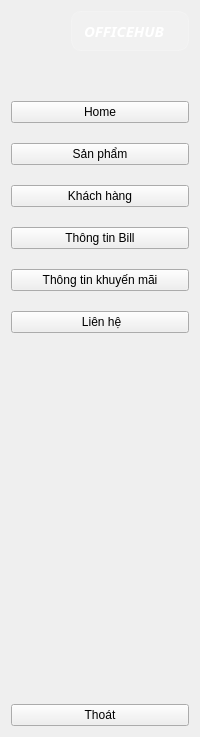
     <widget class="QWidget" name="full_menu" native="true">
      <layout class="QGridLayout" name="gridLayout_3">
       <property name="verticalSpacing">
        <number>42</number>
       </property>
       <item row="0" column="0">
        <layout class="QHBoxLayout" name="horizontalLayout">
         <item>
          <widget class="QLabel" name="label_2">
           <property name="maximumSize">
            <size>
             <width>60</width>
             <height>60</height>
            </size>
           </property>
           <property name="styleSheet">
            <string notr="true">border-radius : 10px;
</string>
           </property>
           <property name="text">
            <string/>
           </property>
           <property name="pixmap">
            <pixmap resource="resource.qrc">:/icons/icon/SnapBG.ai_1747709355469.png</pixmap>
           </property>
           <property name="scaledContents">
            <bool>true</bool>
           </property>
          </widget>
         </item>
         <item>
          <widget class="QLabel" name="label_3">
           <property name="font">
            <font>
             <family>Times New Roman,serif</family>
             <pointsize>11</pointsize>
             <weight>75</weight>
             <italic>true</italic>
             <bold>true</bold>
            </font>
           </property>
           <property name="styleSheet">
            <string notr="true">font-family: &quot;Times New Roman&quot;, serif; /* Font chữ cổ điển */
  font-style: italic; /* Chữ in nghiêng */
  font-weight: bold; /* Chữ đậm */
  color: #ffffff; /* Thay màu cam #daa520 thành trắng #ffffff */
  padding: 8px;
  text-align: center;
  /* Thêm hiệu ứng glassmorphism */
  background: rgba(255, 255, 255, 0.1); /* Nền kính mờ */
  border-radius: 10px; /* Bo góc */
  backdrop-filter: blur(10px); /* Hiệu ứng mờ kính */
  -webkit-backdrop-filter: blur(10px); /* Hỗ trợ trên Safari */
  border: 1px solid rgba(255, 255, 255, 0.2); /* Viền sáng nhẹ */
  box-shadow: 0 4px 6px rgba(0, 0, 0, 0.1); /* Bóng đổ mềm */
  display: inline-block;</string>
           </property>
           <property name="text">
            <string>OFFICEHUB</string>
           </property>
          </widget>
         </item>
        </layout>
       </item>
       <item row="1" column="0">
        <spacer name="verticalSpacer_3">
         <property name="orientation">
          <enum>Qt::Vertical</enum>
         </property>
         <property name="sizeHint" stdset="0">
          <size>
           <width>20</width>
           <height>8</height>
          </size>
         </property>
        </spacer>
       </item>
       <item row="2" column="0">
        <layout class="QVBoxLayout" name="verticalLayout_4">
         <property name="spacing">
          <number>33</number>
         </property>
         <item>
          <layout class="QVBoxLayout" name="verticalLayout_2">
           <property name="spacing">
            <number>20</number>
           </property>
           <item>
            <widget class="QPushButton" name="home_btn_2">
             <property name="text">
              <string>Home</string>
             </property>
             <property name="icon">
              <iconset resource="resource.qrc">
               <normaloff>:/icons/icon/home-4-48.ico</normaloff>
               <normalon>:/icons/icon/home-4-48 (1).ico</normalon>:/icons/icon/home-4-48.ico</iconset>
             </property>
             <property name="checkable">
              <bool>true</bool>
             </property>
             <property name="autoExclusive">
              <bool>true</bool>
             </property>
            </widget>
           </item>
           <item>
            <widget class="QPushButton" name="product_btn_2">
             <property name="text">
              <string>Sản phẩm</string>
             </property>
             <property name="icon">
              <iconset resource="resource.qrc">
               <normaloff>:/icons/icon/product-48.ico</normaloff>
               <normalon>:/icons/icon/product-48 (1).ico</normalon>:/icons/icon/product-48.ico</iconset>
             </property>
             <property name="checkable">
              <bool>true</bool>
             </property>
             <property name="autoExclusive">
              <bool>true</bool>
             </property>
            </widget>
           </item>
           <item>
            <widget class="QPushButton" name="cusomer_btn_2">
             <property name="text">
              <string>Khách hàng</string>
             </property>
             <property name="icon">
              <iconset resource="resource.qrc">
               <normaloff>:/icons/icon/group-48.ico</normaloff>
               <normalon>:/icons/icon/group-32 (1).ico</normalon>:/icons/icon/group-48.ico</iconset>
             </property>
             <property name="checkable">
              <bool>true</bool>
             </property>
             <property name="autoExclusive">
              <bool>true</bool>
             </property>
            </widget>
           </item>
           <item>
            <widget class="QPushButton" name="huong_dan_btn_2">
             <property name="text">
              <string>Thông tin Bill</string>
             </property>
             <property name="icon">
              <iconset resource="resource.qrc">
               <normaloff>:/icons/icon/info-2-xl.png</normaloff>
               <normalon>:/icons/icon/info-2-xxl.png</normalon>:/icons/icon/info-2-xl.png</iconset>
             </property>
             <property name="checkable">
              <bool>true</bool>
             </property>
             <property name="autoExclusive">
              <bool>true</bool>
             </property>
            </widget>
           </item>
           <item>
            <widget class="QPushButton" name="promotion_btn_2">
             <property name="styleSheet">
              <string notr="true"/>
             </property>
             <property name="text">
              <string>Thông tin khuyến mãi</string>
             </property>
             <property name="icon">
              <iconset resource="../../../admin/ui/ui_design/resource.qrc">
               <normaloff>:/icons/icons/sale-2-xl.png</normaloff>
               <normalon>:/icons/icons/sale-2-xl (1).png</normalon>:/icons/icons/sale-2-xl.png</iconset>
             </property>
             <property name="checkable">
              <bool>true</bool>
             </property>
             <property name="autoExclusive">
              <bool>true</bool>
             </property>
            </widget>
           </item>
           <item>
            <widget class="QPushButton" name="lien_he_btn_2">
             <property name="text">
              <string> Liên hệ</string>
             </property>
             <property name="icon">
              <iconset resource="resource.qrc">
               <normaloff>:/icons/icon/contacts-2-xxl.png</normaloff>
               <normalon>:/icons/icon/contacts-2-xl.png</normalon>:/icons/icon/contacts-2-xxl.png</iconset>
             </property>
             <property name="checkable">
              <bool>true</bool>
             </property>
             <property name="autoExclusive">
              <bool>true</bool>
             </property>
            </widget>
           </item>
          </layout>
         </item>
         <item>
          <spacer name="verticalSpacer_4">
           <property name="orientation">
            <enum>Qt::Vertical</enum>
           </property>
           <property name="sizeHint" stdset="0">
            <size>
             <width>20</width>
             <height>338</height>
            </size>
           </property>
          </spacer>
         </item>
         <item>
          <widget class="QPushButton" name="exit_btn_2">
           <property name="text">
            <string>Thoát</string>
           </property>
           <property name="icon">
            <iconset resource="resource.qrc">
             <normaloff>:/icons/icon/close-window-64.ico</normaloff>
             <normalon>:/icons/icon/close-window-64 (1).ico</normalon>:/icons/icon/close-window-64.ico</iconset>
           </property>
           <property name="checkable">
            <bool>true</bool>
           </property>
           <property name="autoExclusive">
            <bool>true</bool>
           </property>
          </widget>
         </item>
        </layout>
       </item>
      </layout>
     </widget>
